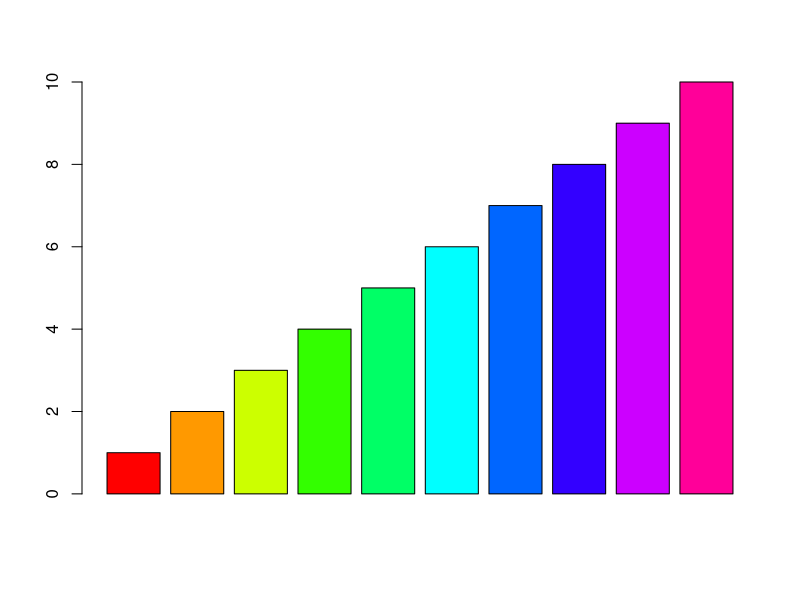

Write R code to recreate this figure.
## ---- chunk 1
knitr::opts_chunk$set(echo = TRUE)
## ---- chunk 2
barplot(1:10, col = rainbow(10))
